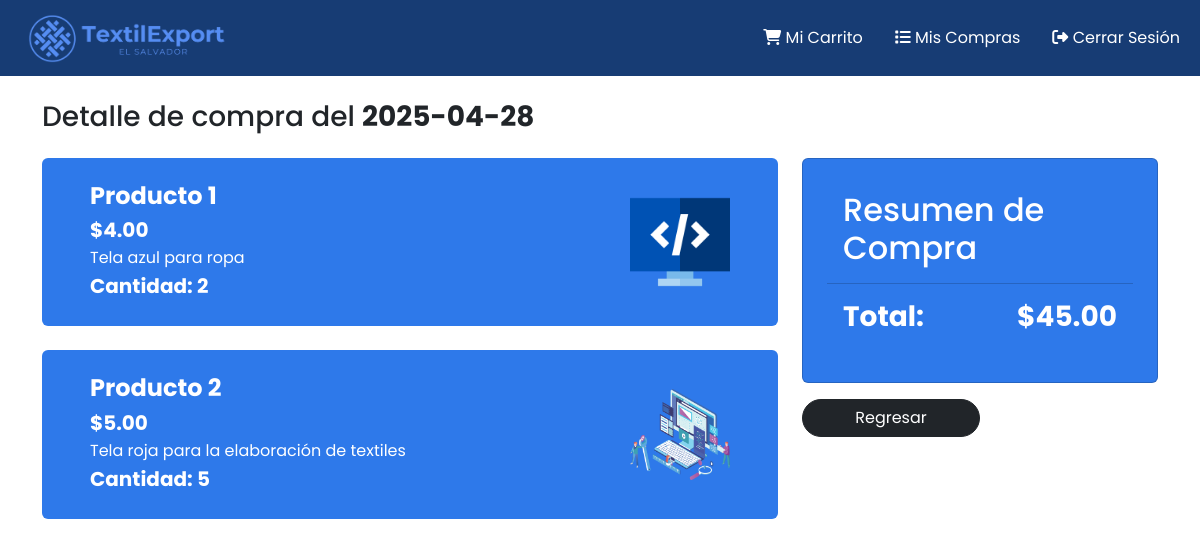
The page /public/ventas/detalle/2 (signed in) on the database its author committed.
### tables this page shows
CREATE TABLE `ventas` (
  `id` int(11) NOT NULL,
  `cliente_id` int(11) DEFAULT NULL,
  `fecha` date DEFAULT current_timestamp(),
  `total` decimal(10,2) NOT NULL,
  `estado` tinyint(1) NOT NULL DEFAULT 0
);

CREATE TABLE `detalle_venta` (
  `id` int(11) NOT NULL,
  `venta_id` int(11) DEFAULT NULL,
  `producto_id` int(11) DEFAULT NULL,
  `cantidad` int(11) NOT NULL,
  `precio_unitario` decimal(10,2) NOT NULL
);

CREATE TABLE `productos` (
  `id` int(11) NOT NULL,
  `codigo` varchar(20) NOT NULL,
  `nombre` varchar(100) NOT NULL,
  `descripcion` text NOT NULL,
  `imagen` varchar(255) DEFAULT NULL,
  `categoria_id` int(11) DEFAULT NULL,
  `precio` decimal(10,2) NOT NULL,
  `existencias` int(10) UNSIGNED DEFAULT 0
);

### index.php (called while the page is built, shortened)
<?php
include_once 'Controllers/Admin/CategoriasController.php';
include_once 'Controllers/Admin/VentasController.php';
include_once 'Controllers/Public/ClientesController.php';
include_once 'Controllers/Public/VentasController.php';
$url = $_SERVER['REQUEST_URI'];
$slices = explode('/', $url);
if (empty($slices[1]) || strtolower($slices[1]) == "public") {
    $defaultMethod = "Index";
} else if (strtolower($slices[1]) == "admin") {
    $default = "Usuarios";
    if (empty($slices[2])) {
        $defaultMethod = "Login";
    } else {
        $defaultMethod = "Index";
    }
}
$method = empty($slices[3]) ? $defaultMethod : $slices[3];
$params = empty($slices[4]) ? [] : array_slice($slices, 4);
$cont = new $controller;
$cont->$method($params);

### Models/Model.php (called while the page is built, shortened)
<?php
abstract class Model
{
    private $host = "localhost";
    private $user = "root";
    private $password = '';
    private $bd_name = 'textil_export';
    protected $conn;
    protected function open_db()
    {
        try {
            $this->conn = new PDO("mysql:host=$this->host;dbname=$this->bd_name;charset=utf8", $this->user, $this->password);
        } catch (PDOException $e) {
            echo "Error: " . $e->getMessage();
        }
    }
    protected function close_db()
    {
        $this->conn = null;
    }
    protected function get_rows($query, $params = array())
    {
        try {
            $stm = $this->conn->prepare($query);
            $stm->execute($params);
            while ($rows[] = $stm->fetch(PDO::FETCH_ASSOC));
            array_pop($rows);
            return $rows;
        } catch (PDOException $e) {
            $this->close_db();
            return [];
        }
    }
    protected function get_row($query, $params = array())
    {
        try {
            $stm = $this->conn->prepare($query);
            $stm->execute($params);
            $row = $stm->fetch(PDO::FETCH_ASSOC);
            return $row;
        } catch (PDOException $e) {
            $this->close_db();
            return null;
        }
    }
}

### Models/VentasModel.php (called while the page is built, shortened)
<?php
require_once 'Model.php';
class VentasModel extends Model
{
    public function getDetallesCompra($id)
    {
        $query = "SELECT * FROM detalle_venta
                  INNER JOIN ventas ON detalle_venta.venta_id = ventas.id
                  INNER JOIN productos ON detalle_venta.producto_id = productos.id
                  WHERE ventas.id = :id
                  AND ventas.cliente_id = :cliente_id";
        return $this->get_rows($query, [':id' => $id, ':cliente_id' => $_SESSION['cliente_id']]);
    }
    public function getVenta($id)
    {
        $query = "SELECT * FROM ventas WHERE id = :id";
        return $this->get_row($query, [':id' => $id]);
    }
}

### Views/Public/CompraDetalleView.php (the view, shortened to what this page needs)
<?php include_once 'Headers.php'; ?>
<body>
    <?php include_once 'Menu.php'; ?>
    <div class="container mt-4">
        <div class="row mb-3">
            <div class="col-12">
                <?php if (isset($_SESSION['cliente_nombre'])): ?>
                    <h3>Detalle de compra del  <strong> <?= $detalle[0]['fecha'] ?> </strong></h3>
                <?php endif; ?>
            </div>
        </div>
        <div class="row">
            <?php if (!empty($detalle)): ?>
                <div class="col-md-8 mb-4">
                    <?php foreach ($detalle as $producto): ?>
                        <div class="card coupon-card flex-row text-white border-0 py-4 px-5 mb-4">
                            <div class="card-body p-0">
                                <h4 class="card-title fw-bold"><?= $producto['nombre'] ?></h4>
                                <h5 class="fw-bold mb-1">$<?= $producto['precio_unitario'] ?></h5>
                                <p class="mb-1"><?= $producto['descripcion'] ?></p>
                                <h5 class="fw-bold mb-1">Cantidad: <?= $producto['cantidad'] ?></h5>
                            </div>
                            <div class="d-flex align-items-center">
                                <img src="/Static/Img/Productos/<?php echo $producto['imagen'] ?>" alt="Coupon Image" class="rounded" style="width: 100px; object-fit: cover;">
                            </div>
                        </div>
                    <?php endforeach; ?>
                </div>
                <div class="col-md-4">
                    <div class="card carrito-card text-white p-4">
                        <div class="card-header bg-transparent">
                            <h2 class="card-title">Resumen de Compra</h2>
                        </div>
                        <div class="card-body">
                            <div class="row">
                                <div class="col">
                                    <h3 class="fw-bold">Total:</h3>
                                </div>
                                <div class="col">
                                    <h3 class="fw-bold text-end">$<?= $detalle[0]['total'] ?></h3>
                                </div>
                            </div>
                        </div>
                    </div>
                    <a href="ventas/historial" class="btn btn-dark rounded-pill w-50 mt-3">Regresar</a>
                </div>
            <?php else: ?>
                <div class="col-12">
                    <p class="text-center w-100 font-weight-bold">No hay detalles de esta compra.</p>
                </div>
            <?php endif; ?>
        </div>
    </div>
    <?php include_once 'Toast.php'; ?>
</body>
</html>

### Views/Public/Headers.php (shortened to what this page needs)
<!DOCTYPE html>
<html lang="es">
<head>
    <link href="https://cdn.jsdelivr.net/npm/bootstrap@5.3.3/dist/css/bootstrap.min.css" rel="stylesheet">
    <link rel="stylesheet" href="/Static/Style/PublicStyle.css">
    <link rel="stylesheet" href="https://cdnjs.cloudflare.com/ajax/libs/font-awesome/6.7.2/css/all.min.css" />
</head>

### Views/Public/Menu.php (shortened to what this page needs)
<nav class="navbar navbar-expand-lg">
    <div class="container-fluid">
        <a class="ms-3  navbar-brand text-white" href="/">
            <img src="/Static/Img/logo.png" alt="" height="50">
        </a>
        <div class="collapse navbar-collapse text-white" id="navbar">
            <ul class="navbar-nav ms-auto mb-2 mb-lg-0 gap-3">
                <?php if (isset($_SESSION['cliente_id'])): ?>
                    <li class="nav-item ">
                        <a class="nav-link text-white" href="ventas/carrito">
                            <i class="fas fa-shopping-cart"></i> Mi Carrito
                        </a>
                    </li>
                    <li class="nav-item">
                        <a class="nav-link text-white" href="ventas/historial">
                            <i class="fas fa-list"></i> Mis Compras
                        </a>
                    </li>
                    <li class="nav-item">
                        <a class="nav-link text-white" href="clientes/logout">
                            <i class="fas fa-sign-out-alt"></i> Cerrar Sesión
                        </a>
                    </li>
                <?php endif; ?>
            </ul>
        </div>
    </div>
</nav>

### Views/Public/Toast.php (shortened to what this page needs)
<div class="toast-container position-fixed top-0 end-0 p-3">
</div>

### Controllers/Public/VentasController.php (shortened to what this page needs)
<?php
require_once 'Controllers/Controller.php';
require_once 'Models/VentasModel.php';
class PublicVentasController extends Controller
{
    private $model;
    private $base = 'public/ventas';
    function __construct()
    {
        $this->model = new VentasModel();
    }
    function detalle($params)
    {
        if($this->model->getVenta($params[0])['cliente_id'] != $_SESSION['cliente_id']){
            header("Location: $this->base/historial");
        }else{
            $data = [];
            $data['detalle'] = $this->model->getDetallesCompra($params[0]);
            $this->render("Public/CompraDetalleView.php", $data);
        }
    }
}

### Controllers/Controller.php (shortened to what this page needs)
<?php
abstract class Controller
{
    public function render($view, $viewBag = [])
    {
        $file = "Views/" . $view;
        $file = str_replace("Controller", "", $file);
        if (is_file($file)) {
            extract($viewBag);
            require($file);
            $content = ob_get_contents();
            echo $content;
        } else {
            echo "<h1>View not found</h1>";
        }
    }
}

### Static/Style/PublicStyle.css (style rules this page uses)
* { margin: 0; padding: 0; box-sizing: border-box; }
body { font-family: 'Poppins', sans-serif; }
.login-card, .card, .carrito-card { background-color: #2e79ea; }
.navbar { background-color: #173C74; }

### rows shown on the page
ventas: fecha "2025-04-28", total "45.00"
detalle_venta: producto.nombre "Producto 1", precio_unitario "4.00", producto.descripcion "Tela azul para ropa", cantidad "2", producto.imagen (picture)
detalle_venta: producto.nombre "Producto 2", precio_unitario "5.00", producto.descripcion "Tela roja para la elaboración de textiles", cantidad "5", producto.imagen (picture)
